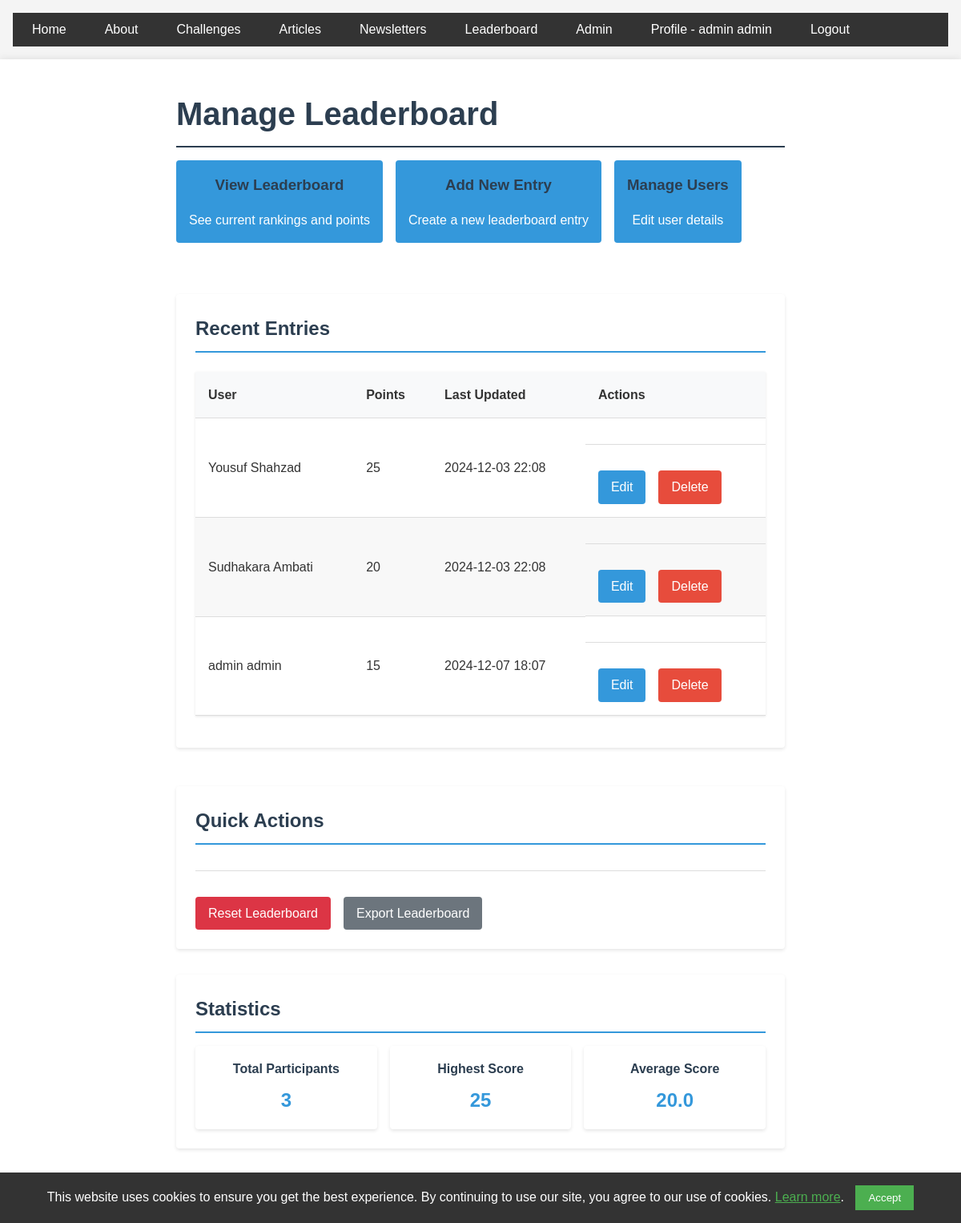
The page /admin/manage_leaderboard (signed in) on the database its author committed.
### app/models.py (models this page shows, shortened)
class User(UserMixin, db.Model):
    id = db.Column(db.Integer, primary_key=True)
    full_name = db.Column(db.String(100), nullable=False)
    year = db.Column(db.Integer)
    maths_class = db.Column(db.String(100))
    password_hash = db.Column(db.String(128))
    is_admin = db.Column(db.Boolean, default=False)
    key_stage = db.Column(db.String(3), nullable=False, index=True)
    submissions = db.relationship('AnswerSubmission', backref='user', lazy=True,
                                cascade='all, delete-orphan')
    articles = db.relationship('Article', backref='author', lazy='dynamic',
                             cascade='all, delete-orphan')

class LeaderboardEntry(db.Model):
    id = db.Column(db.Integer, primary_key=True)
    user_id = db.Column(db.Integer, db.ForeignKey('user.id'), nullable=False)
    score = db.Column(db.Integer, default=0)
    last_updated = db.Column(db.DateTime, nullable=False, default=datetime.utcnow)
    user = db.relationship('User', backref=db.backref('leaderboard_entries', cascade='all, delete-orphan'))

### app/admin/routes.py (the view)
@bp.route('/admin/manage_leaderboard')
@login_required
@admin_required
def manage_leaderboard():
    try:
        leaderboard = LeaderboardEntry.query.join(User).order_by(
            LeaderboardEntry.score.desc()
        ).all()
        stats = {
            'total_participants': LeaderboardEntry.query.count(),
            'highest_score': db.session.query(
                db.func.max(LeaderboardEntry.score)
            ).scalar() or 0,
            'average_score': db.session.query(
                db.func.avg(LeaderboardEntry.score)
            ).scalar() or 0
        }
        export_enabled = current_app.config.get('ENABLE_LEADERBOARD_EXPORT', True)
        return render_template(
            'admin/manage_leaderboard.html',
            title='Manage Leaderboard',
            leaderboard=leaderboard,
            total_participants=stats['total_participants'],
            highest_score=stats['highest_score'],
            average_score=stats['average_score'],
            export_enabled=export_enabled
        )
    except SQLAlchemyError as e:
        current_app.logger.error(f"Error loading leaderboard: {str(e)}")
        flash('Error loading leaderboard data.')
        return redirect(url_for('admin.admin_index'))

### app/__init__.py (called while the page is built)
def create_app(config_class=Config):
    app = Flask(__name__)
    app.config.from_object(config_class)
    app.logger.setLevel(logging.INFO)
    ckeditor.init_app(app)
    db.init_app(app)
    login_manager.init_app(app)
    @login_manager.user_loader
    def load_user(user_id):
        return User.query.get(int(user_id))
    migrate.init_app(app, db, render_as_batch=True)
    from app.auth import bp as auth_bp
    from app.main import bp as main_bp
    from app.profile import bp as profile_bp
    from app.admin import bp as admin_bp
    app.register_blueprint(auth_bp)
    app.register_blueprint(main_bp)
    app.register_blueprint(profile_bp, url_prefix='/profile')
    app.register_blueprint(admin_bp)
    return app

### app/admin/routes.py (called while the page is built)
def admin_required(f):
    @wraps(f)
    def decorated_function(*args, **kwargs):
        if not current_user.is_admin:
            flash('You do not have permission to access this page.')
            return redirect(url_for('main.index'))
        return f(*args, **kwargs)
    return decorated_function

### app/templates/admin/manage_leaderboard.html
{% extends "base.html" %}
{% block content %}
<div class="challenge-container">
    <h1>Manage Leaderboard</h1>
    <div class="admin-dashboard">
        <ul>
            <li>
                <a href="{{ url_for('main.leaderboard') }}">
                    <h3>View Leaderboard</h3>
                    <p>See current rankings and points</p>
                </a>
            </li>
            <li>
                <a href="{{ url_for('admin.create_leaderboard_entry') }}">
                    <h3>Add New Entry</h3>
                    <p>Create a new leaderboard entry</p>
                </a>
            </li>
            <li>
                <a href="{{ url_for('admin.manage_users') }}">
                    <h3>Manage Users</h3>
                    <p>Edit user details</p>
                </a>
            </li>
        </ul>
    </div>
    <div class="leaderboard-sections">
        <section class="recent-entries">
            <h2>Recent Entries</h2>
            <table>
                <thead>
                    <tr>
                        <th>User</th>
                        <th>Points</th>
                        <th>Last Updated</th>
                        <th>Actions</th>
                    </tr>
                </thead>
                <tbody>
                    {% for entry in leaderboard[:5] %}
                    <tr>
                        <td>{{ entry.user.full_name }}</td>
                        <td>{{ entry.score }}</td>
                        <td>{{ entry.last_updated.strftime('%Y-%m-%d %H:%M') }}</td>
                        <td class="challenge-actions">
                            <a href="{{ url_for('admin.edit_leaderboard_entry', entry_id=entry.id) }}"
                               class="button">Edit</a>
                            <a href="{{ url_for('admin.delete_leaderboard_entry', entry_id=entry.id) }}"
                               class="button delete-button"
                               onclick="return confirm('Are you sure you want to delete this entry?');">Delete</a>
                        </td>
                    </tr>
                    {% endfor %}
                </tbody>
            </table>
        </section>
        <section class="quick-actions">
            <h2>Quick Actions</h2>
            <div class="challenge-actions">
                <a href="{{ url_for('admin.reset_leaderboard') }}"
                   class="button button-danger"
                   onclick="return confirm('Are you sure you want to reset the entire leaderboard? This action cannot be undone.');">
                    Reset Leaderboard
                </a>
                {% if export_enabled %}
                <a href="{{ url_for('admin.export_leaderboard') }}" class="button button-secondary">
                    Export Leaderboard
                </a>
                {% endif %}
            </div>
        </section>
        <section class="leaderboard-stats">
            <h2>Statistics</h2>
            <div class="stats-grid">
                <div class="stats-card">
                    <h3>Total Participants</h3>
                    <p>{{ total_participants }}</p>
                </div>
                <div class="stats-card">
                    <h3>Highest Score</h3>
                    <p>{{ highest_score }}</p>
                </div>
                <div class="stats-card">
                    <h3>Average Score</h3>
                    <p>{{ average_score|round(1) }}</p>
                </div>
            </div>
        </section>
    </div>
</div>
{% endblock %}

### app/templates/base.html (shortened to what this page needs)
<!DOCTYPE html>
<html lang="en">
    <head>
        <link rel="stylesheet" href="{{ url_for('static', filename='css/main.css') }}">
        <link rel="stylesheet" href="https://cdnjs.cloudflare.com/ajax/libs/mathquill/0.10.1/mathquill.min.css">
</head>
<body>
    <header>
        <nav>
            <ul class="nav-menu">
                <li><a href="{{ url_for('main.index') }}">Home</a></li>
                <li><a href="{{ url_for('main.about') }}">About</a></li>
                <li><a href="{{ url_for('main.challenges') }}">Challenges</a></li>
                <li><a href="{{ url_for('main.articles') }}">Articles</a></li>
                <li><a href="{{ url_for('main.newsletters') }}">Newsletters</a></li>
                <li><a href="{{ url_for('main.leaderboard') }}">Leaderboard</a></li>
                {% if current_user.is_anonymous %}
                    <li><a href="{{ url_for('auth.login') }}">Login</a></li>
                    <li><a href="{{ url_for('auth.register') }}">Register</a></li>
                {% else %}
                    {% if current_user.is_admin %}
                        <li><a href="{{ url_for('admin.admin_index') }}">Admin</a></li>
                    {% endif %}
                    <li><a href="{{ url_for('profile.profile') }}">Profile - {{current_user.full_name }}</a></li>
                    <li><a href="{{ url_for('auth.logout') }}">Logout</a></li>
                {% endif %}
            </ul>
        </nav>
    </header>
    <main>
        {% block content %}{% endblock %}
    </main>
    <footer>
        <p>&copy; 2024 UCGS Mathematics Society</p>
    </footer>
<div id="cookie-consent-banner" class="cookie-banner">
    <p>
        This website uses cookies to ensure you get the best experience. By continuing to use our site, you agree to our use of cookies.
        <a href="{{ url_for('main.privacy_policy') }}">Learn more</a>.
    </p>
    <button id="accept-cookies" class="cookie-button">Accept</button>
</div>
</body>
</html>

### app/static/css/main.css (style rules this page uses)
* { margin: 0; padding: 0; box-sizing: border-box; }
body { font-family: Arial, sans-serif; line-height: 1.6; color: #333; background-color: #f4f4f4; }
header, main, footer { padding: 1rem; }
main { max-width: 1200px; margin: 0 auto; background-color: #fff; box-shadow: 0 0 10px rgba(0, 0, 0, 0.1); min-height: calc(100vh - 120px); }
h1, h2, h3 { margin-bottom: 1rem; color: #2c3e50; }
h1 { font-size: 2.5rem; border-bottom: 2px solid #2c3e50; padding-bottom: 0.5rem; }
nav ul { list-style-type: none; display: flex; background-color: #333; padding: 0.5rem; }
nav ul li { margin-right: 1rem; }
nav ul li a { color: #fff; text-decoration: none; padding: 0.5rem 1rem; border-radius: 4px; transition: background-color 0.3s; }
a { color: #3498db; text-decoration: none; }
.button { display: inline-block; padding: 0.5rem 1rem; background-color: #3498db; color: #fff; text-decoration: none; border-radius: 4px; transition: background-color 0.3s; margin-top: 1rem; }
.delete-button { background-color: #e74c3c; }
table { width: 100%; border-collapse: collapse; margin-bottom: 1rem; }
th, td { padding: 0.75rem; text-align: left; border-bottom: 1px solid #ddd; }
th { background-color: #f2f2f2; font-weight: bold; }
tr:nth-child(even) { background-color: #f8f8f8; }
footer { text-align: center; padding: 1rem; background-color: #333; color: #fff; }
.admin-dashboard ul { list-style-type: none; display: flex; flex-wrap: wrap; gap: 1rem; margin-top: 1rem; }
.admin-dashboard li a { display: block; padding: 1rem; background-color: #3498db; color: #fff; border-radius: 4px; text-align: center; transition: background-color 0.3s; }
.challenge-actions { display: flex; gap: 10px; margin-top: 15px; }
.challenge-container { max-width: 800px; margin: 0 auto; padding: 20px; }
.button-secondary { background-color: #6c757d; color: #fff; padding: 0.5rem 1rem; border: none; border-radius: 4px; cursor: pointer; text-decoration: none; display: inline-block; transition: background-color 0.3s; margin-top: 1rem; }
.button-danger { background-color: #dc3545; color: #fff; padding: 0.5rem 1rem; border: none; border-radius: 4px; cursor: pointer; transition: background-color 0.3s; }
.challenge-actions { display: flex; gap: 1rem; margin-top: 2rem; padding-top: 1rem; border-top: 1px solid #ddd; }
.challenge-actions { margin-top: 2rem; display: flex; gap: 1rem; justify-content: flex-start; }
.stats-grid { display: grid; grid-template-columns: repeat(3, 1fr); gap: 1rem; }
.stats-grid { display: grid; grid-template-columns: repeat(auto-fit, minmax(200px, 1fr)); gap: 1rem; margin-top: 1rem; }
.stats-card { background-color: #fff; padding: 1rem; border-radius: 4px; box-shadow: 0 2px 4px rgba(0,0,0,0.1); text-align: center; }
.stats-card h3 { color: #2c3e50; font-size: 1rem; margin-bottom: 0.5rem; }
.stats-card p { font-size: 1.5rem; font-weight: bold; color: #3498db; }
.leaderboard-sections { display: flex; flex-direction: column; gap: 2rem; margin-top: 2rem; }
.leaderboard-sections section { background-color: #fff; padding: 1.5rem; border-radius: 4px; box-shadow: 0 2px 4px rgba(0,0,0,0.1); }
.leaderboard-sections h2 { color: #2c3e50; font-size: 1.5rem; margin-bottom: 1rem; padding-bottom: 0.5rem; border-bottom: 2px solid #3498db; }
.recent-entries { margin-top: 2rem; }
.quick-actions { margin-top: 1rem; }
table { margin-top: 1.5rem; box-shadow: 0 1px 3px rgba(0, 0, 0, 0.1); }
th, td { padding: 1rem; }
th { background-color: #f8f9fa; font-weight: 600; }
.cookie-banner { position: fixed; bottom: 0; left: 0; width: 100%; background-color: #333; color: #fff; padding: 1rem; display: none; z-index: 1000; text-align: center; }
.cookie-banner p { margin: 0; display: inline; }
.cookie-banner a { color: #4CAF50; text-decoration: underline; }
.cookie-button { background-color: #4CAF50; color: white; border: none; padding: 0.5rem 1rem; margin-left: 10px; cursor: pointer; }

### rows shown on the page
User: full_name "admin admin"
LeaderboardEntry: user.full_name "Yousuf Shahzad", score "25", last_updated "2024-12-03 22:08"
LeaderboardEntry: user.full_name "Sudhakara Ambati", score "20", last_updated "2024-12-03 22:08"
LeaderboardEntry: user.full_name "admin admin", score "15", last_updated "2024-12-07 18:07"

### other values the page prints
{{ total_participants }} "3"
{{ highest_score }} "25"
{{ average_score|round(1) }} "20.0"
